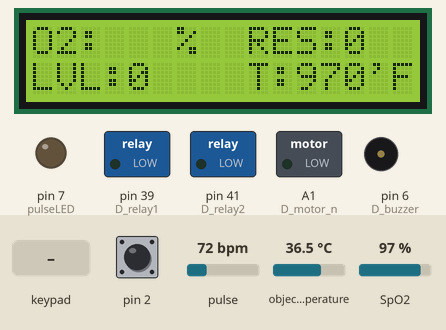
This sketch was run on a simulated Arduino Mega 2560, built with avr-gcc and run on an emulated ATmega2560. Parts: 16×2 character LCD, switched loads named in the sketch (green lamp = pin HIGH), output pins drawn as LEDs (lit = HIGH), buzzer (waves = sounding, pin HIGH). Wiring (inferred from the names in the program): 4×3 keypad with keys 1 2 3 4 5 6 7 8 9 * 0 #: rows pin 23, pin 25, pin 27, pin 29; columns pin 31, pin 33, pin 35. Inputs (shaded band) come from the test bench; at power-on: object temperature 36.5 °C, pulse 72 bpm, pin 2 HIGH, SpO2 97 %. The board resets itself during the run and starts again; pins used as bus, display or sensor lines are not drawn; what the sketch prints to the serial monitor is not drawn.

Above: at 6.6 s.
6.7 s: key '8' pressed
At 7.7 s:
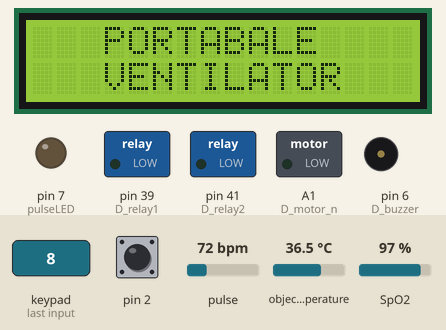
8.6 s: object temperature set to 39 °C
11.7 s: keypad keys 2 5 pressed 0.4 s apart
At 12.41 s:
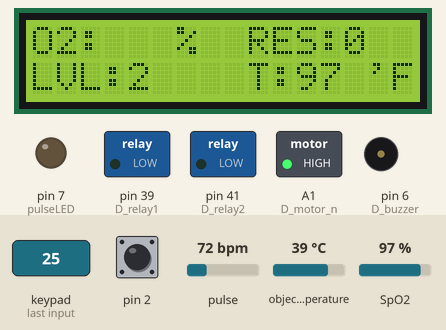
At 15.5 s:
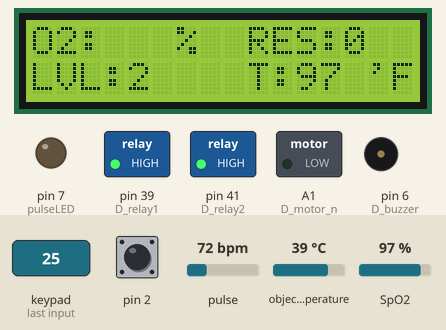
15.6 s: pulse set to 42 bpm
18.7 s: pin 2 pulled LOW for 0.15 s
21.1 s: key '1' pressed
At 22.2 s:
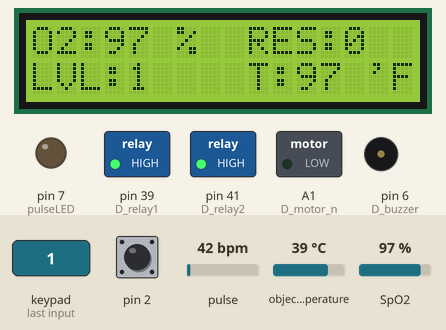
Timing chart, 0 to 25.2 s (numbered marks = the images above; inputs shaded):
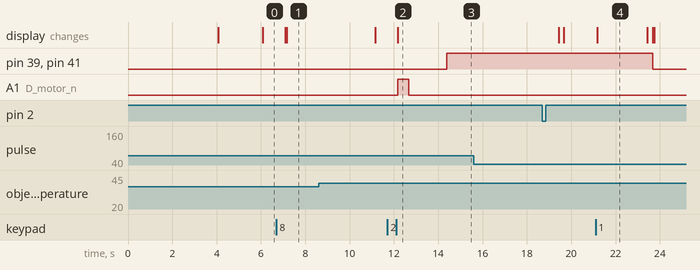

The sketch:

ITBIO06_CODE.ino
```cpp
/***************************************************************
  TITLE :M000287-2
  DATE  :03.02.2022
  AUTHOR:R.SARAVANAN
  LOG   :v.0.1
****************************************************************/

/********************HEADER FILES*******************************/
#include"global.h"
#include"lcd.h"
#include"spo2.h"
#include"keypad.h"
#include"temp.h"
#include"resp.h"
#include"iot.h"
#include <avr/wdt.h>
/***************************************************************/

/**********************FUNCTION DECLRATION***********************/
void motor(void);
void F_lcd_update(void);
void o2(void);
void Temp_state(void);
void resp_state(void);
void iott(String s);
/****************************************************************/

void setup()
{
  wdt_disable();
  key_def();
  digitalWrite(D_buzzer, LOW);
  digitalWrite(D_relay1, LOW);
  digitalWrite(D_relay2, LOW);
  Serial.begin(9600);//BAUD RATE
  Serial1.begin(9600); //IOT
  mlx.begin();
  digitalWrite(D_buzzer, LOW);
  pinMode(D_motor_p, OUTPUT);
  pinMode(D_motor_n, OUTPUT);
  pinMode(D_buzzer, OUTPUT);
  pinMode(D_relay1, OUTPUT);
  pinMode(D_relay2, OUTPUT);
  pinMode(A0, INPUT);
  pinMode(2, INPUT_PULLUP);
  attachInterrupt(0, F_resp, RISING);

  lcd.begin(16, 2);
  lcd.clear();
  lcd.setCursor(3, 0);
  lcd.print("PORTABALE");
  lcd.setCursor(3, 1);
  lcd.print("VENTILATOR");
  Temp_state();
  delay(2000);
  iott("@" + String(TempF) + "#");
  delay(2000);
  iott("$0#");
  lcd.clear();
  noInterrupts();           // disable all interrupts
  TCCR1A = 0;
  TCCR1B = 0;
  TCNT1 = value;              // preload timer
  TCCR1B |= (1 << CS10) | (1 << CS12);  // 1024 prescaler
  TIMSK1 |= (1 << TOIE1);   // enable timer overflow interrupt I
  interrupts();
}
void loop()
{
  motor();
  F_o2();
  Temp_state();
  resp_state();

  if ((spo2 < 95) && (spo2 > 10))
    digitalWrite(D_buzzer, HIGH);

  //  if (TempF >= 90)
  //    digitalWrite(D_buzzer, !digitalRead(D_buzzer));
  //

}
void F_lcd_update(void)
{
  lcd.setCursor(0, 0);
  lcd.print("O2:");
  lcd.setCursor(6, 0);
  lcd.print("%");
  lcd.setCursor(9, 0);
  lcd.print("RES:");
  lcd.setCursor(13, 0);
  lcd.print(resp);
  lcd.setCursor(0, 1);
  lcd.print("LVL:");
  lcd.setCursor(4, 1);
  lcd.print(LVL);
  lcd.setCursor(9, 1);
  lcd.print("T:");
  lcd.setCursor(11, 1);
  lcd.print(TempF);
  lcd.setCursor(14, 1);
  lcd.print("'F");

}
ISR(TIMER1_OVF_vect)
{
  TCNT1 = value;
  F_keypad();
  F_lcd_update();

}
void F_keypad(void)
{
  //Serial.println(Key_value);
  Key_press();
  if (Key_value == '5')
  {

    G_O2_flag = true;
    digitalWrite(D_motor_p, LOW);
    digitalWrite(D_motor_n, LOW);
    Key_value = 'x';
  }
  if (Key_value == '8')
  {
    Serial.println("reset");
    wdt_enable(WDTO_15MS);
    //wdt_enable(WDTO_4S);
    while (1);
  }
  if (Key_value == '1')
  {
    motor_p = 1;
    d_value_f = 600;
    d_value_r = 610;
    LVL = "1";
    a = "68";
    iott("*LVL1#"); Key_value = 'x';
    iott("@" + String(TempF) + "#");
  }
  if (Key_value == '2')
  {
    motor_p = 1;
    d_value_f = 1200;
    d_value_r = 1210;
    a = "65";
    LVL = "2";
    iott("*LVL2#"); Key_value = 'x'; iott("@" + String(TempF) + "#");
  }
  if (Key_value == '3')
  {
    motor_p = 1;
    d_value_f = 1800;
    d_value_r = 1810;
    a = "62";
    LVL = "3";
    iott("*LVL3#");
    Key_value = 'x';
    iott("@" + String(TempF) + "#");
  }
  if (Key_value == '0')
  {
    motor_p = 0;
    a = "00";
    LVL = "0"; Key_value = 'x';
    iott("*OFF#");
  }

}

void F_for(void)
{
  digitalWrite(D_motor_p, motor_p);
  digitalWrite(D_motor_n, LOW);
}
void F_delay_f(void)
{
  delay(d_value_f);
}
void F_rev(void)
{
  digitalWrite(D_motor_p, LOW);
  digitalWrite(D_motor_n, motor_p);
}
void F_delay_r(void)
{
  delay(d_value_r);
}

void F_stop(void)
{
  digitalWrite(D_motor_p, LOW);
  digitalWrite(D_motor_n, LOW);
  delay(1000);
}

void F_o2(void)
{
  if (G_O2_flag == true)
  {
    o2();
    G_O2_flag = false;
    delay(2000);
    Serial.println(G_O2_flag);
    delay(2000);
    Key_value = '8';
  }
}

void motor(void)
{
  F_for();
  F_delay_f();
  F_stop();
  F_rev();
  F_delay_r();
  F_stop();
}

void serialEvent1(void)
{
  while (Serial1.available() > 0)
  {
    char d = (char)Serial1.read();
    switch (d)
    {
      case'0':
        {
          Serial.println("iot 1");
          Key_value = '0';
          break;
        }

      case'1':
        {
          Serial.println("iot 1");
          Key_value = '1';
          break;
        }
      case'2':
        {
          Key_value = '2';
          break;
        }
      case'3':
        {
          Key_value = '3';
          break;
        }
      case'5':
        {
          Serial.println("iot 1");
          Key_value = '5';
          break;
        }
      case'8':
        {
          Serial.println("iot 1");
          Key_value = '8';
          break;
        }
    }
  }
}
void F_resp()
{
  r_flag = true;
}
```

global.h
```cpp
#ifndef GLOBAL_H
#define GLOBAL_H

/*********************#DEFINE VARIABLES*************************/
#define D_motor_p A0
#define D_motor_n A1
#define D_temp A2
#define D_buzzer 6
#define D_relay1 39
#define D_relay2 41

/****************************************************************/
/********************GLOBAL VARIABLES****************************/
int motor_n = 0, d_value_f = 0, d_value_r = 0, motor_p = 0;
float value = 57722; //0.5sec
bool G_O2_flag = false;
int TempF;
String LVL = "0", a = "00";

int resp = 0;
bool r_flag=false;
/****************************************************************/
#endif
```

iot.h
```cpp
#ifndef IOT_H
#define IOT_H
void iott(String s)
{
  for (int i = 0; i < s.length(); i++)
  {
    Serial1.write(s[i]);
  }
  //delay(3000);
}
#endif
```

resp.h
```cpp
#ifndef RESP_H
#define RESP_H
#include"global.h"
#include"lcd.h"

void resp_state(void)
{
  resp = 0;
  for (int i = 0; i < 20; i++)
  {
    //    lcd.setCursor(13, 0);
    //    lcd.print(digitalRead(A0));
    //    lcd.setCursor(15, 0);
    //    lcd.print('R');
    if (r_flag == true)
    {
      r_flag = false;
      resp++;
    }
    lcd.setCursor(13, 1);
    lcd.print(resp);
    delay(1000);
  }
  resp = resp * 3; //20*3= 60 sec
  //  lcd.setCursor(0, 15);
  //  lcd.print(' ');
//  if ((resp < 12) || (resp > 16) )  // avg human respiration 12-16 breath per minute
//  {
    //    lcd.clear();
    //    lcd.setCursor(0, 0);
    //    lcd.print("BREATH");
    //    lcd.setCursor(0, 1);
    //    lcd.print("ABNORMAL");
    //    lifi.print('R');
   // iot_send("*RESPIRATION ABNORMAL#");
    iott("^" + String(resp) + "#");

    delay(2000); resp = 0;
  //}
}
#endif
```

spo2.h
```cpp
#include <Wire.h>
#include "MAX30105.h"
#include "spo2_algorithm.h"
#include"lcd.h"
#include"iot.h"


MAX30105 particleSensor;

#define MAX_BRIGHTNESS 255

#if defined(__AVR_ATmega328P__) || defined(__AVR_ATmega168__)
//Arduino Uno doesn't have enough SRAM to store 100 samples of IR led data and red led data in 32-bit format
//To solve this problem, 16-bit MSB of the sampled data will be truncated. Samples become 16-bit data.
uint16_t irBuffer[100]; //infrared LED sensor data
uint16_t redBuffer[100];  //red LED sensor data
#else
uint32_t irBuffer[100]; //infrared LED sensor data
uint32_t redBuffer[100];  //red LED sensor data
#endif

int32_t bufferLength; //data length
int32_t spo2; //SPO2 value
int8_t validSPO2; //indicator to show if the SPO2 calculation is valid
int32_t heartRate; //heart rate value
int32_t Heartrate;
int8_t validHeartRate; //indicator to show if the heart rate calculation is valid

byte pulseLED = 7; //Must be on PWM pin
byte readLED = 13; //Blinks with each data read

void o2(void)
{
  //Serial.begin(9600); // initialize serial communication at 115200 bits per second:
  digitalWrite(D_relay1, HIGH);
  digitalWrite(D_relay2, HIGH);
  delay(1000);
  pinMode(pulseLED, OUTPUT);
  pinMode(readLED, OUTPUT);

  // Initialize sensor
  if (!particleSensor.begin(Wire, I2C_SPEED_FAST)) //Use default I2C port, 400kHz speed
  { lcd.setCursor(3, 0);
    lcd.print('!');
    Serial.println(F("MAX30105 was not found. Please check wiring/power."));
    while (1);
  }

  // Serial.println(F("Attach sensor to finger with rubber band. Press any key to start conversion"));
  //while (Serial.available() == 0) ; //wait until user presses a key
  //Serial.read();

  byte ledBrightness = 60; //Options: 0=Off to 255=50mA
  byte sampleAverage = 4; //Options: 1, 2, 4, 8, 16, 32
  byte ledMode = 2; //Options: 1 = Red only, 2 = Red + IR, 3 = Red + IR + Green
  byte sampleRate = 100; //Options: 50, 100, 200, 400, 800, 1000, 1600, 3200
  int pulseWidth = 411; //Options: 69, 118, 215, 411
  int adcRange = 4096; //Options: 2048, 4096, 8192, 16384

  particleSensor.setup(ledBrightness, sampleAverage, ledMode, sampleRate, pulseWidth, adcRange); //Configure sensor with these settings
  bufferLength = 100; //buffer length of 100 stores 4 seconds of samples running at 25sps

  //read the first 100 samples, and determine the signal range
  // lcd.setCursor(3, 0);
  // lcd.print("   ");
  for (byte i = 0 ; i < bufferLength ; i++)
  {
    while (particleSensor.available() == false) //do we have new data?
      particleSensor.check(); //Check the sensor for new data

    redBuffer[i] = particleSensor.getRed();
    irBuffer[i] = particleSensor.getIR();
    particleSensor.nextSample(); //We're finished with this sample so move to next sample

    Serial.print(F("red="));
    Serial.print(redBuffer[i], DEC);
    Serial.print(F(", ir="));
    Serial.println(irBuffer[i], DEC);
    // lcd.setCursor(3, 0);
    // lcd.print(i);
  }
  // lcd.setCursor(3, 0);
  // lcd.print("   ");
  //calculate heart rate and SpO2 after first 100 samples (first 4 seconds of samples)
  maxim_heart_rate_and_oxygen_saturation(irBuffer, bufferLength, redBuffer, &spo2, &validSPO2, &heartRate, &validHeartRate);

  //Continuously taking samples from MAX30102.  Heart rate and SpO2 are calculated every 1 second
  //while (1)
  {
    //dumping the first 25 sets of samples in the memory and shift the last 75 sets of samples to the top
    for (byte i = 25; i < 100; i++)
    {
      redBuffer[i - 25] = redBuffer[i];
      irBuffer[i - 25] = irBuffer[i];
    }

    //take 25 sets of samples before calculating the heart rate.
    for (byte i = 75; i < 100; i++)
    {
      while (particleSensor.available() == false) //do we have new data?
        particleSensor.check(); //Check the sensor for new data

      digitalWrite(readLED, !digitalRead(readLED)); //Blink onboard LED with every data read

      redBuffer[i] = particleSensor.getRed();
      irBuffer[i] = particleSensor.getIR();
      particleSensor.nextSample(); //We're finished with this sample so move to next sample

      //send samples and calculation result to terminal program through UART
      Serial.print(F("red="));
      Serial.print(redBuffer[i], DEC);
      Serial.print(F(", ir="));
      Serial.print(irBuffer[i], DEC);

      Serial.print(F(", HR="));
      Serial.print(heartRate, DEC);

      Serial.print(F(", HRvalid="));
      Serial.print(validHeartRate, DEC);

      Serial.print(F(", SPO2="));
      Serial.print(spo2, DEC);

      Serial.print(F(", SPO2Valid="));
      Serial.println(validSPO2, DEC);

      if (spo2 == -999)
      {
        lcd.setCursor(3, 0);
        lcd.print("0");
        lcd.setCursor(10, 0);
        lcd.print("0");
      }
      else
      {
        lcd.setCursor(3, 0);
        lcd.print(spo2, DEC);
        lcd.setCursor(10, 0);
        lcd.print(heartRate, DEC);

      }

      if (spo2 == -999)
      {
        iott("$0#");
        break;
      }
      else
      {
        iott("$" + String(spo2, DEC) + "#");
        break;
      }

    }
    //After gathering 25 new samples recalculate HR and SP02
    maxim_heart_rate_and_oxygen_saturation(irBuffer, bufferLength, redBuffer, &spo2, &validSPO2, &heartRate, &validHeartRate);
  }      //digitalWrite(D_relay1, LOW);
  // digitalWrite(D_relay2, LOW);  delay(1000);
}
```

temp.h
```cpp
#ifndef TEMP_H
#define TEMP_H
#include"global.h"
#include <Adafruit_MLX90614.h>
#include<Wire.h>
Adafruit_MLX90614 mlx = Adafruit_MLX90614();


void Temp_state(void)
{
  Serial.println(mlx.readObjectTempC());
  TempF = (mlx.readObjectTempC() * 1.8) + 32;
}
#endif
```

keypad.h
```cpp
#ifndef KEYPAD_H
#define KEYPAD_H
#define r0 23
#define r1 25
#define r2 27
#define r3 29
#define c0 31
#define c1 33
#define c2 35
#define c3 37
char Key_value = 'x';

void key_def(void)
{
  pinMode(r0, OUTPUT);
  pinMode(r1, OUTPUT);
  pinMode(r2, OUTPUT);
  pinMode(r3, OUTPUT);
  pinMode(c0, INPUT_PULLUP);
  pinMode(c1, INPUT_PULLUP);
  pinMode(c2, INPUT_PULLUP);
//  pinMode(c3, INPUT_PULLUP);
}

char Key_press(void)
{
  digitalWrite(r0, LOW);
  digitalWrite(r1, HIGH);
  digitalWrite(r2, HIGH);
  digitalWrite(r3, HIGH);
  if (digitalRead(c0) == 0)
  {
    Key_value = '1';
  }
  if (digitalRead(c1) == 0)
  {
    Key_value = '2';
  }
  if (digitalRead(c2) == 0)
  {
    Key_value = '3';
  }
  digitalWrite(r0, HIGH);
  digitalWrite(r1, LOW);
  digitalWrite(r2, HIGH);
  digitalWrite(r3, HIGH);
  if (digitalRead(c0) == 0)
  {
    Key_value = '4';
  }
  if (digitalRead(c1) == 0)
  {
    Key_value = '5';
  }
  if (digitalRead(c2) == 0)
  {
    Key_value = '6';
  }
  digitalWrite(r0, HIGH);
  digitalWrite(r1, HIGH);
  digitalWrite(r2, LOW);
  digitalWrite(r3, HIGH);
  if (digitalRead(c0) == 0)
  {
    Key_value = '7';
  }
  if (digitalRead(c1) == 0)
  {
    Key_value = '8';
  }
  if (digitalRead(c2) == 0)
  {
    Key_value = '9';
  }
  digitalWrite(r0, HIGH);
  digitalWrite(r1, HIGH);
  digitalWrite(r2, HIGH);
  digitalWrite(r3, LOW);
  if (digitalRead(c0) == 0)
  {
    Key_value = '*';
  }
  if (digitalRead(c1) == 0)
  {
    Key_value = '0';
  }
  if (digitalRead(c2) == 0)
  {
    Key_value = '#';
  }
  return Key_value;
}
#endif
```

lcd.h
```cpp
#ifndef LCD_H
#define LCD_H
#include <LiquidCrystal.h>
LiquidCrystal lcd(8, 9, 10, 11, 12, 13);
#endif
```

Measured:
- after the input at 6.7 s, the display: first changes after 0.39 s (image 1 shows a later state)
- after the input at 11.7 s, pin 39 (D_relay1), pin 41 (D_relay2): LOW → HIGH after 2.7 s; A1 (D_motor_n): LOW → HIGH after 0.47 s, → LOW 0.50 s later
- after the input at 15.6 s, every drawn part: stays the same
- what the display in image 4 shows lasts 2.2 s, from 21.2 s to 23.4 s
